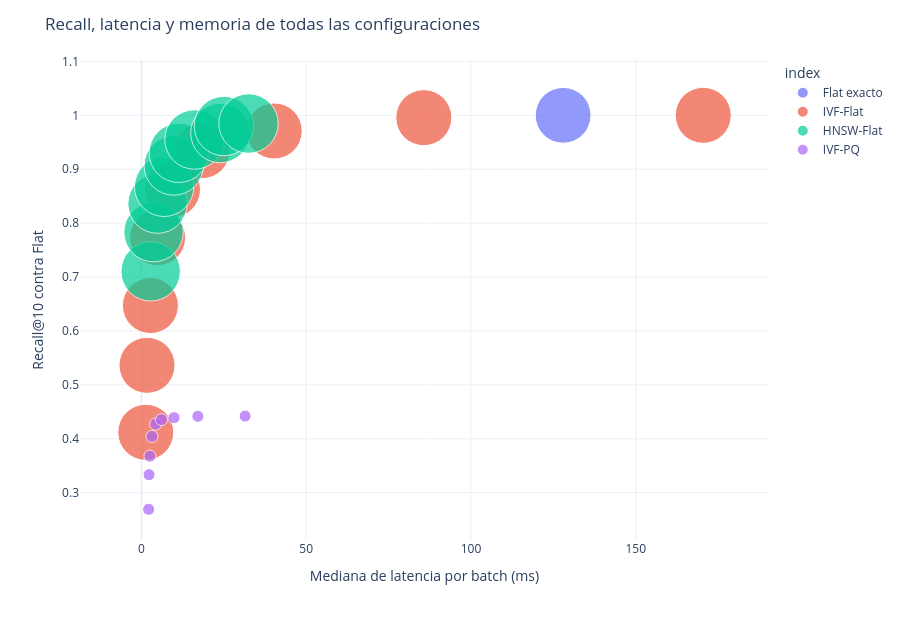

Notebook code cell kept with this figure:
### Code cell
pareto_figure = px.scatter(
    benchmark_frame,
    x="median_latency_ms",
    y="recall_at_k",
    color="index",
    size="index_size_mib",
    hover_data=[
        "configuration",
        "p95_latency_ms",
        "queries_per_second",
        "distance_computations_per_query",
    ],
    size_max=42,
)
pareto_figure.update_layout(
    title="Recall, latencia y memoria de todas las configuraciones",
    xaxis_title="Mediana de latencia por batch (ms)",
    yaxis_title="Recall@10 contra Flat",
    height=620,
)
pareto_figure.show()

### Figure 1 — Plotly figure (JSON) as saved in the notebook; plotly's stock layout.template omitted (floating-point values rounded to 4 significant figures)
{"data": [{"customdata": [["none=0", 163.5, 2157.0, null]], "hovertemplate": "index=Flat exacto<br>median_latency_ms=%{x}<br>recall_at_k=%{y}<br>index_size_mib=%{marker.size}<br>configuration=%{customdata[0]}<br>p95_latency_ms=%{customdata[1]}<br>queries_per_second=%{customdata[2]}<br>distance_computations_per_query=%{customdata[3]}<extra></extra>", "legendgroup": "Flat exacto", "marker": {"color": "#636efa", "size": [73.24], "sizemode": "area", "sizeref": 0.04715, "symbol": "circle"}, "mode": "markers", "name": "Flat exacto", "orientation": "v", "showlegend": true, "type": "scatter", "x": [128.0], "xaxis": "x", "y": [1.0], "yaxis": "y"}, {"customdata": [["nprobe=1", 1.722, 210300.0, 229.4], ["nprobe=2", 1.81, 162800.0, 459.1], ["nprobe=4", 2.822, 101300.0, 923.0], ["nprobe=8", 5.182, 56260.0, 1813.0], ["nprobe=16", 9.59, 29300.0, 3543.0], ["nprobe=32", 19.01, 15040.0, 6909.0], ["nprobe=64", 42.86, 6850.0, 13530.0], ["nprobe=128", 88.48, 3221.0, 26620.0], ["nprobe=256", 178.5, 1619.0, 50000]], "hovertemplate": "index=IVF-Flat<br>median_latency_ms=%{x}<br>recall_at_k=%{y}<br>index_size_mib=%{marker.size}<br>configuration=%{customdata[0]}<br>p95_latency_ms=%{customdata[1]}<br>queries_per_second=%{customdata[2]}<br>distance_computations_per_query=%{customdata[3]}<extra></extra>", "legendgroup": "IVF-Flat", "marker": {"color": "#EF553B", "size": [74.0, 74.0, 74.0, 74.0, 74.0, 74.0, 74.0, 74.0, 74.0], "sizemode": "area", "sizeref": 0.04715, "symbol": "circle"}, "mode": "markers", "name": "IVF-Flat", "orientation": "v", "showlegend": true, "type": "scatter", "x": [1.312, 1.696, 2.726, 4.906, 9.42, 18.36, 40.29, 85.68, 170.5], "xaxis": "x", "y": [0.412, 0.5362, 0.6471, 0.7732, 0.8623, 0.9344, 0.971, 0.9957, 1.0], "yaxis": "y"}, {"customdata": [["efSearch=10", 3.283, 98520.0, 408.1], ["efSearch=16", 4.615, 75020.0, 530.9], ["efSearch=24", 5.287, 56410.0, 688.7], ["efSearch=32", 7.349, 40060.0, 838.2], ["efSearch=48", 11.58, 28130.0, 1125.0], ["efSearch=64", 12.36, 24340.0, 1390.0], ["efSearch=96", 18.9, 17160.0, 1887.0], ["efSearch=128", 33.19, 11520.0, 2345.0], ["efSearch=192", 29.32, 11020.0, 3186.0], ["efSearch=256", 39.22, 8495.0, 3978.0]], "hovertemplate": "index=HNSW-Flat<br>median_latency_ms=%{x}<br>recall_at_k=%{y}<br>index_size_mib=%{marker.size}<br>configuration=%{customdata[0]}<br>p95_latency_ms=%{customdata[1]}<br>queries_per_second=%{customdata[2]}<br>distance_computations_per_query=%{customdata[3]}<extra></extra>", "legendgroup": "HNSW-Flat", "marker": {"color": "#00cc96", "size": [83.17, 83.17, 83.17, 83.17, 83.17, 83.17, 83.17, 83.17, 83.17, 83.17], "sizemode": "area", "sizeref": 0.04715, "symbol": "circle"}, "mode": "markers", "name": "HNSW-Flat", "orientation": "v", "showlegend": true, "type": "scatter", "x": [2.801, 3.679, 4.892, 6.89, 9.811, 11.34, 16.09, 23.95, 25.04, 32.49], "xaxis": "x", "y": [0.7105, 0.7833, 0.8362, 0.8674, 0.9069, 0.9304, 0.9551, 0.967, 0.9801, 0.9848], "yaxis": "y"}, {"customdata": [["nprobe=1", 2.304, 126500.0, 229.4], ["nprobe=2", 2.412, 119800.0, 459.1], ["nprobe=4", 2.744, 107600.0, 923.0], ["nprobe=8", 3.485, 86420.0, 1813.0], ["nprobe=16", 5.14, 64180.0, 3543.0], ["nprobe=32", 6.74, 45410.0, 6909.0], ["nprobe=64", 10.37, 27920.0, 13530.0], ["nprobe=128", 18.08, 16120.0, 26620.0], ["nprobe=256", 33.63, 8772.0, 50000]], "hovertemplate": "index=IVF-PQ<br>median_latency_ms=%{x}<br>recall_at_k=%{y}<br>index_size_mib=%{marker.size}<br>configuration=%{customdata[0]}<br>p95_latency_ms=%{customdata[1]}<br>queries_per_second=%{customdata[2]}<br>distance_computations_per_query=%{customdata[3]}<extra></extra>", "legendgroup": "IVF-PQ", "marker": {"color": "#ab63fa", "size": [3.422, 3.422, 3.422, 3.422, 3.422, 3.422, 3.422, 3.422, 3.422], "sizemode": "area", "sizeref": 0.04715, "symbol": "circle"}, "mode": "markers", "name": "IVF-PQ", "orientation": "v", "showlegend": true, "type": "scatter", "x": [2.182, 2.304, 2.566, 3.194, 4.301, 6.078, 9.885, 17.12, 31.46], "xaxis": "x", "y": [0.2692, 0.3333, 0.3678, 0.4043, 0.4272, 0.4355, 0.4391, 0.4417, 0.442], "yaxis": "y"}], "layout": {"height": 620, "legend": {"itemsizing": "constant", "title": {"text": "index"}, "tracegroupgap": 0}, "margin": {"t": 60}, "title": {"text": "Recall, latencia y memoria de todas las configuraciones"}, "xaxis": {"anchor": "y", "domain": [0, 1], "title": {"text": "Mediana de latencia por batch (ms)"}}, "yaxis": {"anchor": "x", "domain": [0, 1], "title": {"text": "Recall@10 contra Flat"}}}}
